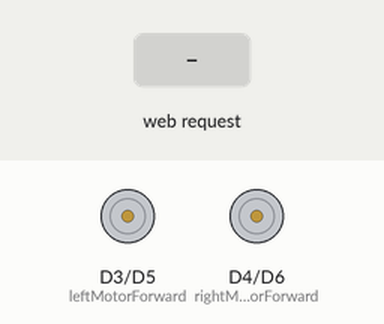
This sketch was run on a simulated ESP8266 (NodeMCU). Parts: motor-driver pin pairs drawn as motors (green arrow = first pin HIGH = forward, orange = second pin HIGH = backward, longer = more drive). The test bench sets the inputs (shaded band). WiFi joins after 1.5 s; servers stay silent unless stated; what the sketch prints to the serial monitor is not drawn.

Above: at 2.7 s.
2.8 s: HTTP request GET /forward received
At 3.4 s:
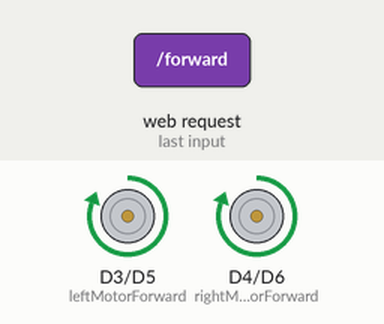
4.3 s: HTTP request GET /backward received
At 5.5 s:
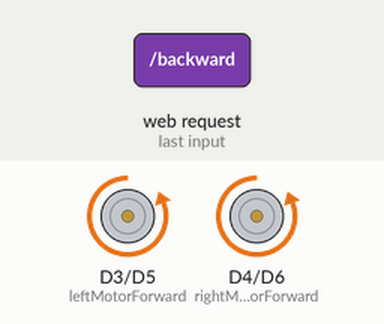
5.8 s: HTTP request GET /left received
At 6.8 s:
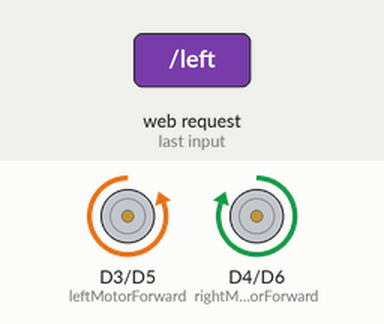
7.3 s: HTTP request GET /right received
At 8.0 s:
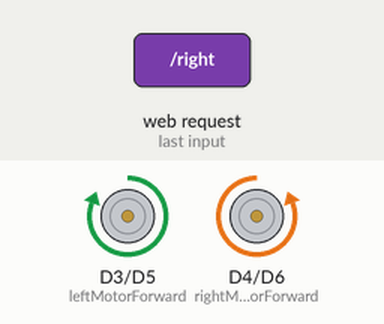
Timing chart, 0 to 9.8 s (numbered marks = the images above; inputs shaded):
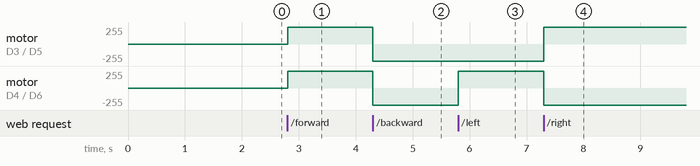

The sketch:

WIFI_CONTROLLED_CAR_by_mahath.ino
```cpp
#include <ESP8266WiFi.h>
#include <WiFiClient.h>
#include <WiFiClientSecure.h>
#include <WiFiServer.h>
#include <WiFiUdp.h>
const char* ssid="Ap";
const char* password;
String  data ="";

int leftMotorForward = D3;
int rightMotorForward = D4;
int leftMotorBackward = D5;
int rightMotorBackward = D6;
void MotorForward();
void MotorBackward();
void TurnLeft();
void TurnRight();
void MotorStop();

WiFiServer server(80);
void setup() {
  Serial.begin(115200);
  delay(10);

  pinMode(leftMotorForward, OUTPUT);
  pinMode(rightMotorForward, OUTPUT);
  pinMode(leftMotorBackward, OUTPUT);
  pinMode(rightMotorBackward, OUTPUT);

  // Connect to WiFi network
  Serial.println();
  Serial.println();
  Serial.print("Connecting to HOTSPOT");
  Serial.println(ssid);

  WiFi.begin(ssid,password);

  while (WiFi.status() != WL_CONNECTED) {
    delay(500);
    Serial.print(".");
  }
  Serial.println("");
  Serial.println("WiFi connected");

  // Start the server
  server.begin();
  Serial.println("Server started");

  // Print the IP address
  Serial.print("Use this URL to");
  Serial.print("http://");
  Serial.print(WiFi.localIP());
  Serial.println("/");

}

void loop() {
  // Check if a client has connected
  WiFiClient client = server.available();
  if (!client) {
    return;
  }

  // Wait until the client sends some data
  Serial.println("new client");
  while(!client.available()){
    delay(1);
  }

  // Read the first line of the request
  String request = client.readStringUntil('\r');
  Serial.println(request);
  client.flush();

  // Match the request

    if (request.indexOf("/forward") > 0)
 {
    MotorForward();

  }
  else if (request.indexOf("/backward") >0)
{
    MotorBackward();
  }

  else if (request.indexOf("/left") > 0)
  {
    TurnLeft();

  }
  else if (request.indexOf("/right") >0)
  {
    TurnRight();

  }
  else if (request.indexOf("/stop") >0)
  {
    MotorStop();

  }
   client.println("HTTP/1.1 200 OK");
  client.println("Content-Type: text/html");
  client.println(""); //  do not forget this one
  client.println("<!DOCTYPE HTML>");
  client.println("<html>");
  client.println("<head> <style>h1 { font-size: 1.7rem; margin-top: 1rem; background: #008A8A; color: #EBEBE9; padding: 0.5em 1em; border-radius: 3px; border-left: solid #70BCBC 20px; font-weight: 100; }button{ display: inline-block; height: 38px; padding: 0 25px; color:#fff; text-align: center; font-size: 11px; font-weight: 600; line-height: 38px; letter-spacing: .1rem;text-transform: uppercase; text-decoration: none; white-space: nowrap; background: #3FBEE9; border-radius: 4px; border: none; cursor: pointer; box-sizing: border-box; } button:hover{ background: #A6A6A6; }h2{ display: inline-block; height: 38px; padding: 0 20px; color:#4AB583; text-align: center; font-size: 12px; font-weight: 600; line-height: 38px; letter-spacing: .1rem;text-transform: uppercase; text-decoration: none; white-space: nowrap; background: #FED801; border-radius: 4px; border: none; cursor: pointer; box-sizing: border-box; } h2:hover{ background: #00FF00; } h3{ display: inline-block; height: 38px; padding: 0 8px; color:#4AB583; text-align: center; font-size: 11px; font-weight: 600; line-height: 38px; letter-spacing: .1rem;text-transform: uppercase; text-decoration: none; white-space: nowrap; background: #00FF00; border-radius: 4px; border: none; cursor: pointer; box-sizing: border-box; } h3:hover{ background: #FF0000; } </style> </head>>");
  client.println("<body bgcolor=#000000><h1 align= center><big>WiFi Controlled Car</big><sub><small><font>By Mahath M U</font></small></sub></h1><br><center><a href=\"/forward\"><h3><button>FORWARD</button></h3></a></center><br><a href=\"/left\"><font color=#000000><center></font><h3><button>LEFT</button></h3></a><font color=#000000>_____________<h2 align= center><a href=\"/stop\"><center><b><button>STOP</button></b></center></a></h2>____________</font><h3><a href=\"/right\"><button>RIGHT</button></a><br></h3><center><p><h3><a href=\"/backward\"><b><button>BACKWARD</button></b></a></h3></center></body>");
  client.println("</html>");

  delay(1);
  Serial.println("Client disonnected");
  Serial.println("");


  // Wait until the client sends some data
}
void MotorForward(void)
{
  digitalWrite(leftMotorForward,HIGH);
  digitalWrite(rightMotorForward,HIGH);
  digitalWrite(leftMotorBackward,LOW);
  digitalWrite(rightMotorBackward,LOW);
}

void MotorBackward(void)
{

  digitalWrite(leftMotorBackward,HIGH);
  digitalWrite(rightMotorBackward,HIGH);
  digitalWrite(leftMotorForward,LOW);
  digitalWrite(rightMotorForward,LOW);
}


void TurnLeft(void)
{

  digitalWrite(leftMotorForward,LOW);
  digitalWrite(rightMotorForward,HIGH);
  digitalWrite(rightMotorBackward,LOW);
  digitalWrite(leftMotorBackward,HIGH);
}


void TurnRight(void)
{

  digitalWrite(leftMotorForward,HIGH);
  digitalWrite(rightMotorForward,LOW);

  digitalWrite(rightMotorBackward,HIGH);
  digitalWrite(leftMotorBackward,LOW);
}


void MotorStop(void)
{
  digitalWrite(leftMotorForward,LOW);
  digitalWrite(leftMotorBackward,LOW);

  digitalWrite(rightMotorForward,LOW);
  digitalWrite(rightMotorBackward,LOW);
}
```

Measured:
- after the input at 2.8 s, motor on D3 (leftMotorForward) / D5 (leftMotorBackward), motor on D4 (rightMotorForward) / D6 (rightMotorBackward): stopped → forward 255/255 at once
- after the input at 4.3 s, motor on D3 (leftMotorForward) / D5 (leftMotorBackward), motor on D4 (rightMotorForward) / D6 (rightMotorBackward): forward 255/255 → backward 255/255 at once
- after the input at 5.8 s, motor on D4 (rightMotorForward) / D6 (rightMotorBackward): backward 255/255 → forward 255/255 at once
- after the input at 7.3 s, motor on D3 (leftMotorForward) / D5 (leftMotorBackward): backward 255/255 → forward 255/255 at once; motor on D4 (rightMotorForward) / D6 (rightMotorBackward): forward 255/255 → backward 255/255 at once
